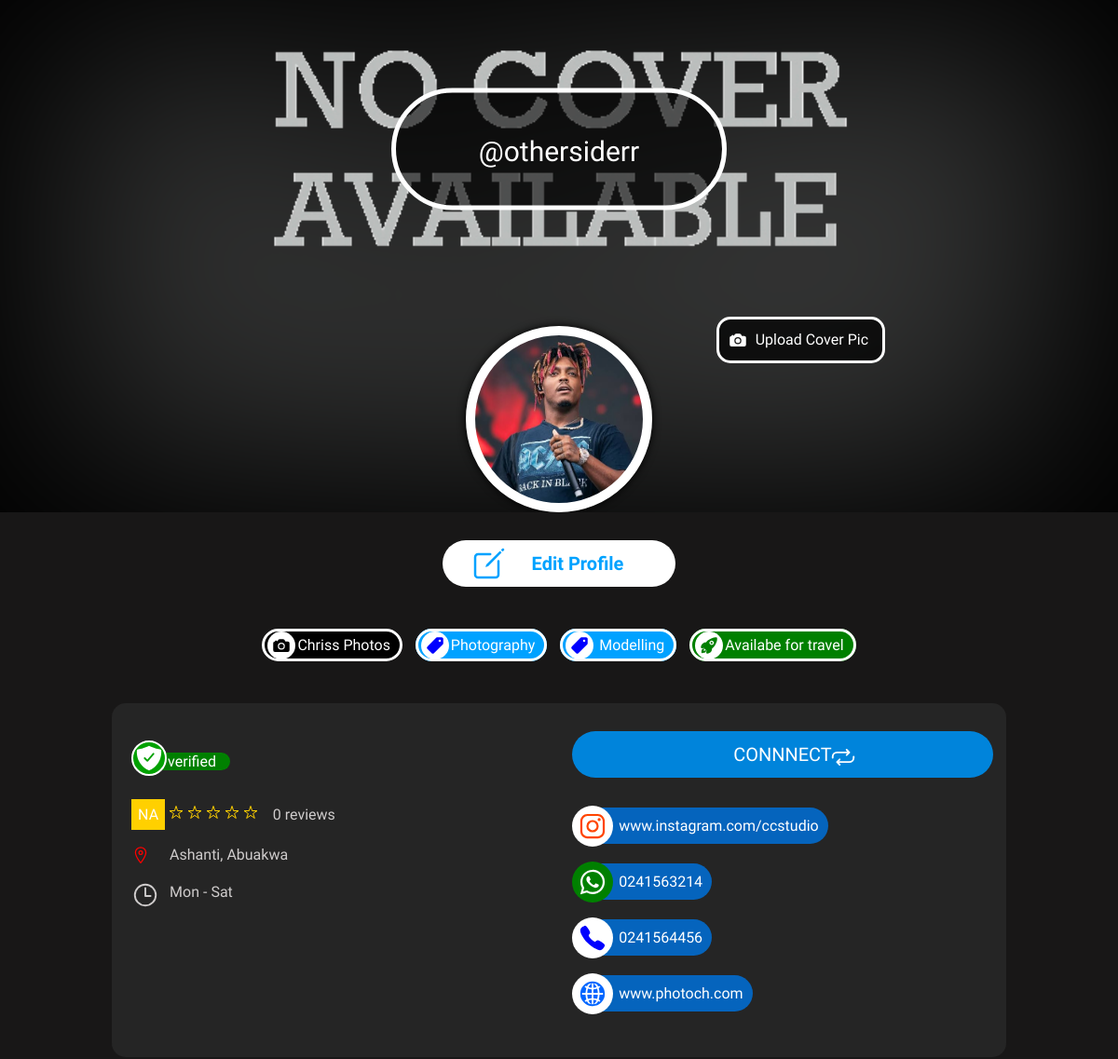
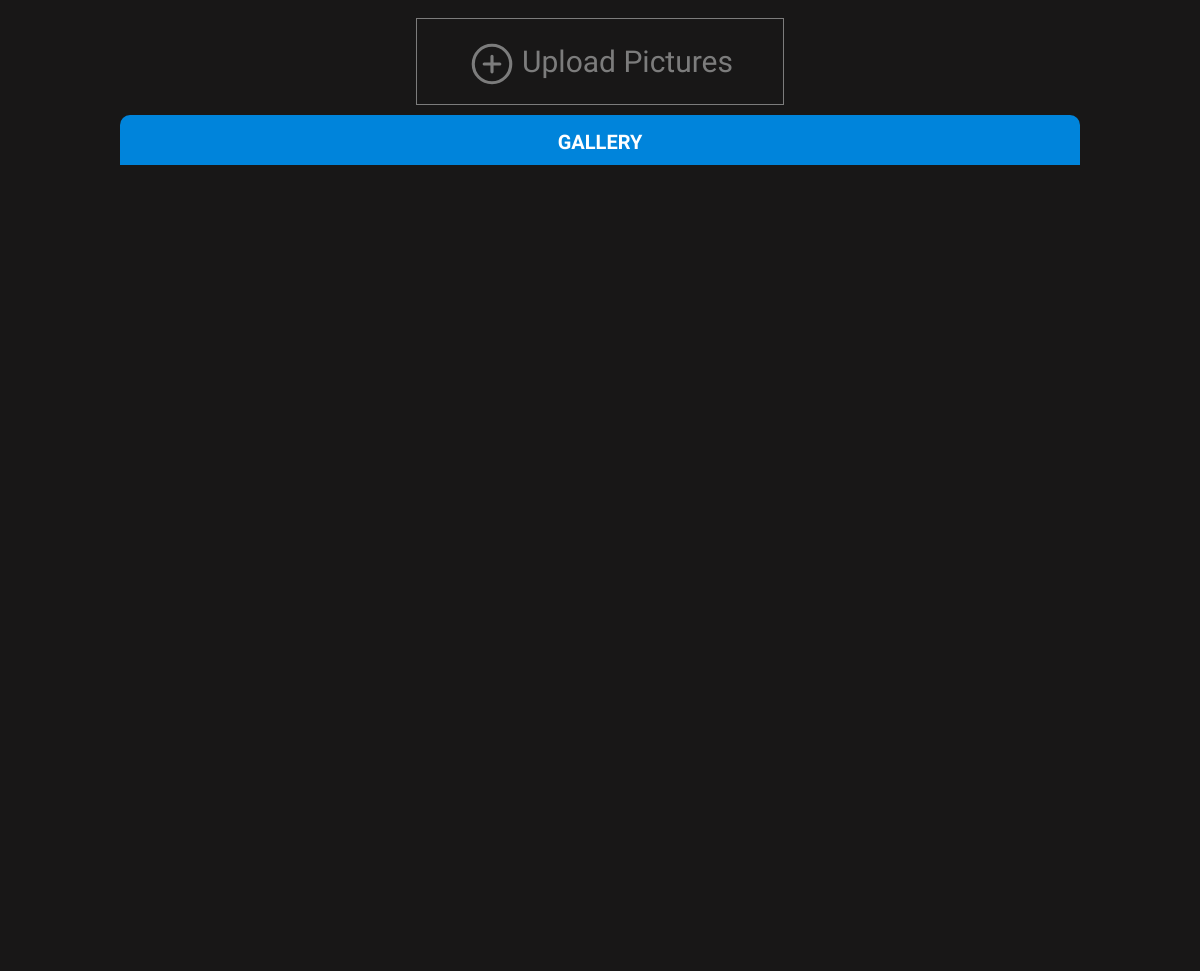
/u.php?name=othersiderr (signed in), run on the app's committed database (2 pictures, top to bottom).
### tables this page shows
CREATE TABLE `freelancers` (
  `ID` int(11) NOT NULL,
  `FULL_NAME` varchar(70) DEFAULT NULL,
  `USERNAME` varchar(20) DEFAULT NULL,
  `PROFILE_ID` varchar(50) DEFAULT NULL,
  `PHONE` varchar(20) DEFAULT NULL,
  `WHATSAPP` varchar(20) NOT NULL,
  `WEBSITE` varchar(100) NOT NULL,
  `INSTAGRAM` varchar(100) NOT NULL,
  `EMAIL` varchar(45) DEFAULT NULL,
  `REGION` varchar(35) DEFAULT NULL,
  `CITY` varchar(35) DEFAULT NULL,
  `LANCER_TYPE` varchar(25) DEFAULT NULL,
  `COMPANY_NAME` varchar(50) DEFAULT NULL,
  `WORKING_DAYS` varchar(20) NOT NULL,
  `CATEGORY` varchar(100) DEFAULT NULL,
  `TRAVEL` varchar(10) DEFAULT NULL,
  `EMAIL_CODE` int(6) DEFAULT NULL,
  `EMAIL_VERIFIED` varchar(3) NOT NULL,
  `RATING` int(10) DEFAULT NULL,
  `FEATURED` varchar(3) DEFAULT NULL,
  `DESCRIPTION` varchar(1000) DEFAULT NULL,
  `PWD` varchar(255) NOT NULL,
  `RESET_PWD` int(11) NOT NULL,
  `DATE_CREATED` varchar(15) NOT NULL,
  `TIME_CREATED` varchar(15) NOT NULL,
  `DATE_VERIFIED` varchar(15) NOT NULL,
  `TIME_VERIFIED` varchar(15) NOT NULL
);

CREATE TABLE `profile_pic` (
  `ID` int(11) NOT NULL,
  `USERNAME` varchar(100) NOT NULL,
  `IMG_SRC` varchar(100) NOT NULL,
  `COVER` varchar(100) NOT NULL
);

CREATE TABLE `gallery` (
  `ID` int(11) NOT NULL,
  `USERNAME` varchar(100) NOT NULL,
  `IMG_SRC` varchar(100) NOT NULL
);

### classes/controller.php (called while the page is built, shortened)
<?php
    class Controller extends Model{
        public function checkStatus($sessDet){
            $getSes = $this->dbconnection();
            $sessProf = 'SELECT USERNAME FROM freelancers WHERE PROFILE_ID = ?';
            $varSess = $getSes->prepare($sessProf);
            $varSess->execute([$sessDet]);
            if($varSess->rowCount() == 1){
               $stats = 'freelancer';
            }
            return $stats;
        }
    }

### myauto.php (called while the page is built, shortened)
<?php
    function myAutoLoader($getClass){
        $path = "classes/";
        $ext = ".php";
        $fullPath = $path . $getClass . $ext;
    }

### classes/model.php (called while the page is built, shortened)
<?php
    class model extends dbconn{
        protected function getUsers($user){
            $getConn = $this->connect();
            $sql= "SELECT * FROM freelancers WHERE USERNAME = :user";
            $getAll = $getConn->prepare($sql);
            $getAll->execute(['user' => $user]);
            return $getAll;
        }
        protected function getPic($pic){
            $sql = "SELECT IMG_SRC, COVER FROM profile_pic WHERE USERNAME = ?";
            $stmt = $this->connect()->prepare($sql);
            $stmt->execute([$pic]);
            return $stmt;
        }
        protected function senRat($user){
            $getTotRat = "SELECT LANCER FROM rating WHERE LANCER = ?";
            $stmt_rat = $this->connect()->prepare($getTotRat);
            $stmt_rat->execute([$user]);
            $totRev = $stmt_rat->rowCount();
            return $totRev;
        }
        protected function calStar($lancer){
            $sql = "SELECT STAR FROM rating WHERE LANCER = ?";
            $stmt = $this->connect()->prepare($sql);
            $stmt->execute([$lancer]);
            if($stmt->rowCount() > 0){
                $donStar = $stmt->fetchAll();
                $totStar = 0;
                foreach($donStar as $weStar){
                    $totStarr = $weStar['STAR'];
                    $totStar += $totStarr;
                }
                $granStar = ($totStar) / ($stmt->rowCount());
                $granStar = round($granStar, 1);
            }
            else{
                $granStar = 'NA';
            }
            return $granStar;
        }
    }

### classes/view.php (called while the page is built, shortened)
<?php
    class view extends model{
        public function viewUser($user){
            $getAllUsers = $this->getUsers($user);
            return $getAllUsers;
        }
        public function getProfilePic($pic){
            $getPics = $this->getPic($pic);
            return $getPics;
        }
        public function getTotRat($user){
            $getRat = $this->senRat($user);
            return $getRat;
        }
        public function getStar($lancer){
            $allStar = $this->calStar($lancer);
            return $allStar;
        }
    }

### classes/dbconn.php (called while the page is built)
<?php
    class dbconn{
        private $host = 'localhost';
        private $user = 'root';
        private $pwd = '';
        private $dbName = 'phomod';
        protected function connect(){
            $dsn = 'mysql:host=' . $this->host . ';dbname=' . $this->dbName;
            $pdo = new PDO($dsn, $this->user, $this->pwd);
            $pdo->setAttribute(PDO::ATTR_DEFAULT_FETCH_MODE, PDO::FETCH_ASSOC);
            return $pdo;
        }
    }

### dash/private.php (the view, shortened to what this page needs)
<?php $getStats = $meconn->checkStatus($sesDet);?>
<?php if($getStats == 'freelancer'):?>
    <?php if($getUserInfo->rowCount() == 0):?>
        <?php include 'review.html'?>
    <?php else:?>
    <?php foreach($getUserDet as $userr):?>
        <?php include 'dasheader.php'?>
        <?php
            $pic = $userr['USERNAME'];
            $picObj = new View;
            $getPicMet = $picObj->getProfilePic($pic);
        ?>
        <section id="cover">
            <?php if($getPicMet->rowCount() == 0): ?>
                    <?php $src = 'profilepic/avatar.jpg';?>
                    <?php $cov = 'profilepic/no-cover.png';?>
            <?php elseif($getPicMet->rowCount() > 0):?>
                <?php while($row = $getPicMet->fetch()): ?>
                    <?php if(empty($row['COVER'])):?>
                        <?php $cov = 'profilepic/no-cover.png';?>
                        <?php $src = 'profilepic/'.$row['IMG_SRC']; ?>
                    <?php elseif(empty($row['IMG_SRC'])):?>
                        <?php $src = 'profilepic/avatar.jpg';?>
                        <?php $cov = 'profilepic/'.$row['COVER'];?>
                    <?php else:?>
                        <?php $cov = 'profilepic/'.$row['COVER'];?>
                        <?php $src = 'profilepic/'.$row['IMG_SRC']; ?>
                    <?php endif ?>
                <?php endwhile ?>
            <?php endif ?>
            <?php
                if($cov == 'profilepic/no-cover.png'){
                    $ots = 'background-size:contain;background-repeat:no-repeat;background-position:unset';
                }
                else{
                    $ots = '';
                }
            ?>
            <div class="cover-phot" style="background-image: url(<?php echo $cov;?>);<?php echo $ots?>">
                <div class="cover-name">
                    <p class="cov">
                    <?php echo '@'.$userr['USERNAME'];?>
                    </p>
                </div>
                <div class="cov-up">
                    <button class="cov-link" data-toggle="modal" data-target="#coverModal"><ion-icon name="camera" class="cam-icon"></ion-icon>&nbsp;<span>Upload Cover Pic</span></button>
                </div>
            </div>
            <div class="dp" style="background-image: url(<?php echo $src?>)">
            </div>
        </section>
        <p class="edit"><a href="profile/edit.php?name=<?php echo $pic?>"><ion-icon name="create-outline" class="edit-prof"></ion-icon><span>Edit Profile</span></a></p>
    <?php
            $catStmt = "SELECT CATEGORY, EMAIL, RATING, TRAVEL, WORKING_DAYS, COMPANY_NAME, REGION, CITY, INSTAGRAM, WHATSAPP, WEBSITE, PHONE, EMAIL_VERIFIED, DESCRIPTION FROM freelancers WHERE USERNAME = :uid";
            $valStmt = $getConn->prepare($catStmt);
            $valStmt->execute(['uid' => $pic]);
            $getCat = $valStmt->fetchAll();
            $gehRevv = $getUserObj->getTotRat($user);
            foreach($getCat as $allTags){
                $getEach = explode(",", $allTags["CATEGORY"]);
                $isTravel = $allTags["TRAVEL"];
                $comName = $allTags["COMPANY_NAME"];
                $region = $allTags["REGION"];
                $city = $allTags["CITY"];
                $instagram = $allTags["INSTAGRAM"];
                $whatsapp = $allTags["WHATSAPP"];
                $website = $allTags["WEBSITE"];
                $phone = $allTags["PHONE"];
                $desc = $allTags["DESCRIPTION"];
                $days = $allTags["WORKING_DAYS"];
                $ver = $allTags["EMAIL_VERIFIED"];
                $email = $allTags['EMAIL'];
            }
            $tTags = count($getEach);
            $social = [$whatsapp, $website, $instagram];
        ?>
        <section class="tag-section">
            <div class="hold-tags">
                <p>
                    <?php if(!empty($comName)):?>
                        <span class="t-span comp"><ion-icon name="camera" class="cam-ico"></ion-icon><span class="name-only"><?php echo $comName?></span></span>
                    <?php endif?>
                    <?php for($k = 0; $k < $tTags; $k++):?>
                        <span class="t-span"><ion-icon name="pricetag" class="tag-ico"></ion-icon><span class="name-only"><?php echo $getEach[$k]?></span></span>
                    <?php endfor?>
                    <?php if($isTravel == 'YES'):?>
                        <span class="t-span trav"><ion-icon name="rocket" class="roc-ico"></ion-icon><span class="name-only">Availabe for travel</span></span>
                    <?php endif?>
                </p>
            </div>
        </section>
        <section class="details">
            <div class="row">
                <div class="span-s-of-s">
                    <div class="span-2-of-1">
                        <div class="others">
                        <?php if($ver == 'YES'):?>
                            <p><ion-icon class="ver-ico" name="shield-checkmark"></ion-icon><span class="ver-span">verified</span></p>
                            <?php else:?>
                                <p class="unv-pp"><ion-icon class="unv-ico" name="alert-circle"></ion-icon><span class="unv-span">Verify your email</span><a href="sendver.php?email=<?php echo $email;?>" id="resid" onclick="return openWin()" class="btn btn-success"><span class="yever">Verify</span></a></p>
                        <?php endif?>
                        </div>
                        <div class="rate">
                            <p><span class="ratee"><?php echo $lanStar?></span>
                                <?php echo $gehRevv?> reviews
                            </p>
                            <p class="location"><ion-icon class="loc-ico" name="location-outline"></ion-icon>&nbsp;<span><?php echo ucwords($region) . ", ". ucfirst($city)?></span></p>
                        </div>
                        <p class="work-day">
                        <ion-icon name="time-outline" class="icon time"></ion-icon> <span><?php echo $days?></span>
                        </p>
                        <p class="username"><?php echo $desc?></p>
                    </div>
                </div>
                <div class="span-s-of-s last">
                    <div class="span-2-of-2">
                        <p class="connect">CONNNECT <ion-icon name="repeat" class="ico con-ico"></ion-icon></p>
                        <p class="p-down"><ion-icon name="logo-instagram" class="ico insta"></ion-icon><span><?php echo $social[2]?></span></p>
                        <p class="p-down"><ion-icon name="logo-whatsapp" class="ico whats"></ion-icon><span><?php echo $social[0]?></span></p>
                        <p class="p-down"><ion-icon name="call" class="ico call"></ion-icon><span><?php echo $phone?></span></p>
                        <p class="p-down"><ion-icon name="globe" class="ico web"></ion-icon><span><?php echo $social[1]?></span></p>
                    </div>
                </div>
            </div>
        </section>
        <section class="pho-gal">
            <div class="upload">
                <button class="up-pics" data-toggle="modal" data-target="#galleryModal"><ion-icon class="add" name="add-circle-outline"></ion-icon> <span>Upload Pictures</span></button>
            </div>
            <div class="sec-title">
                <p class="feat-text">GALLERY</p>
            </div>
            <?php
                $sql = "SELECT IMG_SRC FROM gallery WHERE USERNAME = :pic ORDER BY ID DESC";
                $val_sql = $getConn->prepare($sql);
                $val_sql->execute(['pic' => $pic]);
            ?>
            <div class="row">
                <div class="row">
                <?php if($val_sql->rowCount() > 0):?>
                    <?php while($galRow = $val_sql->fetch()):?>
                        <div class="span-1-of-3">
                            <div class="div-img" style="background-image: url('gallery/<?php echo $galRow['IMG_SRC'];?>')"></div>
                        </div>
                    <?php endwhile ?>
                <?php endif ?>
                </div>
            </div>
        </section>
    <?php endforeach ?>
    <?php endif?>
<?php elseif($getStats == 'individual'):?>
    <?php echo 'individual';?>
<?php else:?>
    <?php include 'error404.html'?>
<?php endif?>

### data on the page
freelancers: USERNAME "othersiderr", profile_pic.IMG_SRC (picture), COMPANY_NAME "Chriss Photos", CATEGORY "Photography", CATEGORY "Modelling", TRAVEL "YES" (drawn), EMAIL_VERIFIED "YES" (drawn), gehRevv "0", REGION "Ashanti", CITY "Abuakwa", WORKING_DAYS "Mon - Sat", social "www.instagram.com/ccstudio", social "0241563214", PHONE "0241564456", social "www.photoch.com"
